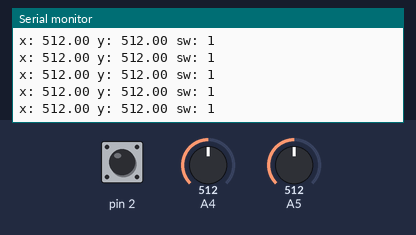
The sketch below on a simulated Arduino Uno, built with avr-gcc and run on an emulated ATmega328P. Shown: the last lines printed to the serial monitor. The inputs (shaded band) are chosen by the test bench; at power-on: A4 = 512, A5 = 512, pin 2 HIGH.

Above: at 1.2 s.
1.3 s: A4 set to 11
At 2.2 s:
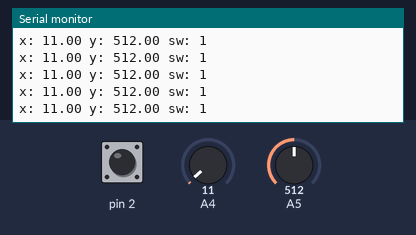
4.3 s: A4 set to 8
At 4.9 s:
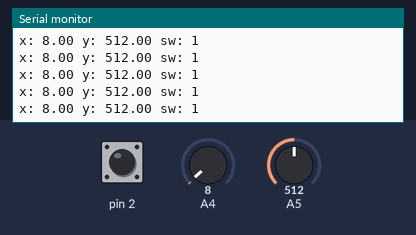
7.3 s: A5 set to 106
At 8.3 s:
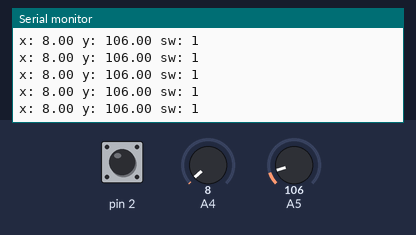
10.3 s: A5 set to 91
At 11.3 s:
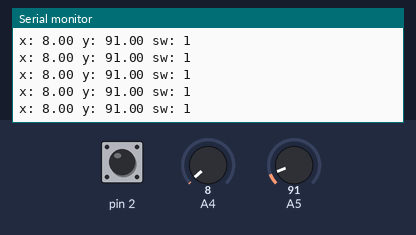
Timing chart, 0 to 13.3 s (numbered marks = the images above; inputs shaded):
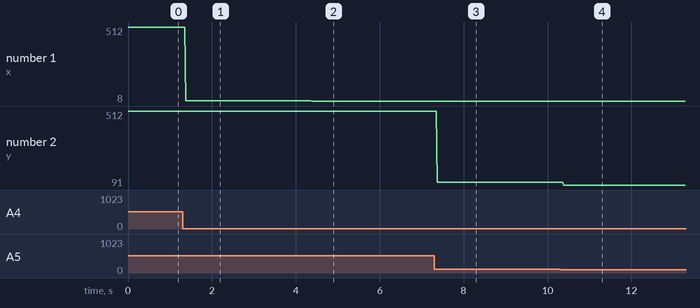

Measured:
- after the input at 1.3 s, the serial monitor: prints a new line after 0.08 s (image 1)
- after the input at 4.3 s, the serial monitor: prints a new line after 0.08 s (image 2)
- after the input at 7.3 s, the serial monitor: prints a new line after 0.07 s (image 3)
- after the input at 10.3 s, the serial monitor: prints a new line after 0.08 s (image 4)
- plotted number 1: 512 → 11 after the input at 1.3 s, 11 → 8 after the input at 4.3 s
- plotted number 2: 512 → 106 after the input at 7.3 s, 106 → 91 after the input at 10.3 s

The sketch:

joystick.ino
```cpp
struct joystick_t{
  int xPin;
  float xValue;
  int yPin;
  float yValue;
  int swPin;
  int swValue;
};

joystick_t joystick = {
  xPin: A4,
  xValue: 0,
  yPin: A5,
  yValue: 0,
  swPin: 2,
  swValue: 0
};

int defaultDelay = 100;


void setup() {
  Serial.begin(9600);
  pinMode(joystick.swPin, INPUT);
  digitalWrite(joystick.swPin, 1);
}

void loop() {
  joystick.xValue = analogRead(joystick.xPin);
  joystick.yValue = analogRead(joystick.yPin);
  joystick.swValue = digitalRead(joystick.swPin);

  Serial.println((String)"x: " + joystick.xValue + " y: " + joystick.yValue + " sw: " + joystick.swValue);
  // delay(defaultDelay);
}
```
